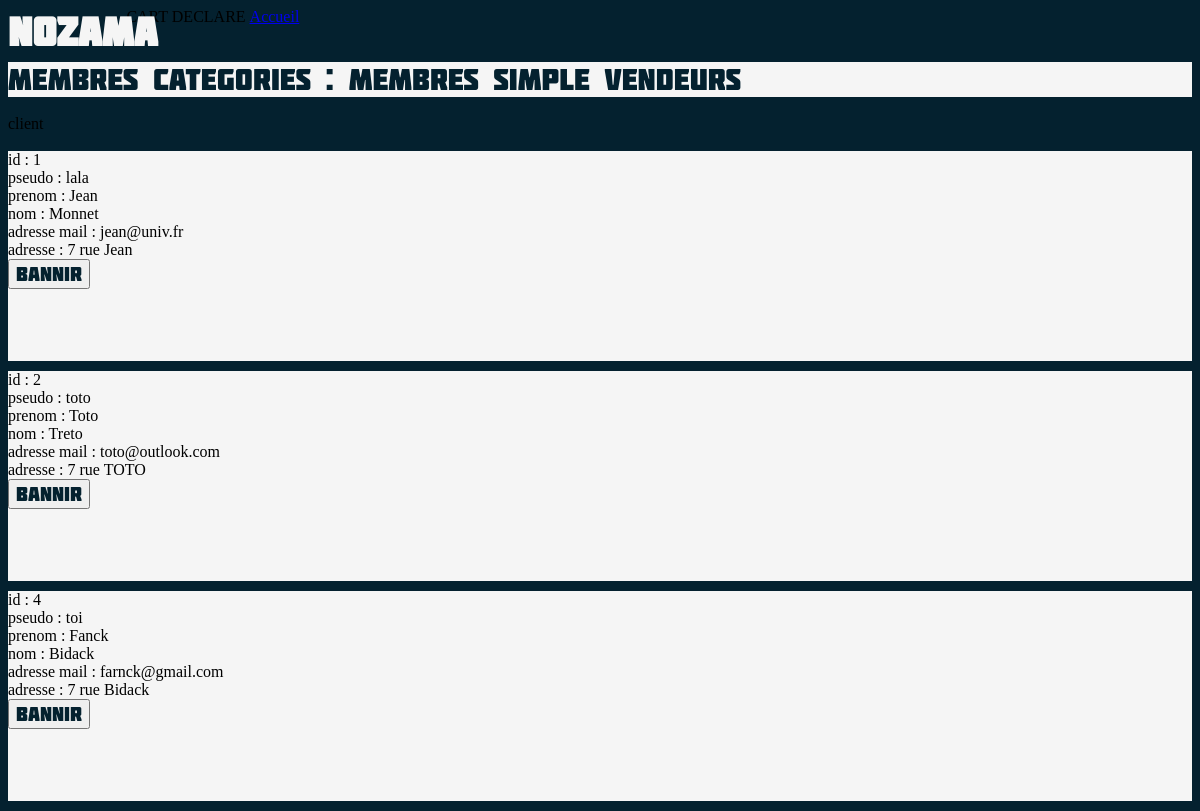
Page /membres.php?c=client on the committed database.
### tables this page shows
CREATE TABLE Membres (
 idMembre int AUTO_INCREMENT,
 pseudo varchar(40) NOT NULL,
 prenom varchar(20) DEFAULT NULL,
 nom varchar(20) DEFAULT NULL,
 mail varchar(40) DEFAULT NULL,
 adresse varchar(128) DEFAULT NULL,
 mdp varchar(256) DEFAULT NULL,
 typemembre	ENUM('client','vendeur','admin'),
 PRIMARY KEY (idMembre)
);

### membres.php (the view, shortened to what this page needs)
<?php
    require_once 'config.php';
    $host = "http://localhost:8000/";
    $categorie = $_GET['c'];
			$requete = "SELECT * FROM Membres where typemembre='$categorie'";
		    $resultat = $connexion->prepare($requete);
		    $resultat->execute();
?>
<!DOCTYPE html>
<html>
    <head>
        <link rel="stylesheet" type="text/css" href="<?=$host?>css/categories.css">
    </head>
    <body>
        <div class="logo" onclick="goHomepage()"><strong>NOZAMA</strong> </div>
            <a id = 'accueil' href="index.php">Accueil</a>
            <br>
            <br>
            <br>
		 <div id = "categories">
		           Membres
		            Categories :
		  <a class ="c" href =membres.php?c=client>Membres simple</a>
		  <a class ="c" href = membres.php?c=vendeur>Vendeurs</a>
            </div>
            <br>
            <div class="texte">
             <?php
            	echo $categorie ;
                 echo "<br>";
                 ?>
                 </div>
             <?php
			 echo "<br>";
            while($ligne = $resultat->fetch()) {
                echo "<div class = 'affiche'>";
                echo "<div class = 'box1'>";
                echo "id : ".$ligne['idMembre'];
                echo "<br>";
                echo "pseudo : ".$ligne['pseudo'];
                echo "<br>";
                echo "prenom : ".$ligne['prenom'];
                echo "<br>";
                echo "nom : ".$ligne['nom'];
                echo "<br>";
                echo "adresse mail : ".$ligne['mail'];
                echo "<br>";
                echo "adresse : ".$ligne['adresse'];
                echo "<br>";
                echo '<form action="bannir_traitement.php" method="post">';
                echo '<button type="submit" name="idMembre" value="'.$ligne['idMembre'].'" >Bannir</button></a>';
            	echo '</form>';
                echo "</div>";
                echo "</div>";
            }
            ?>
    </body>
</html>

### css/categories.css (style rules this page uses)
.logo { width:10%; font-family: "Molot"; font-size: 40px; float:left; align-content: space-between; position: relative; color: whitesmoke; }
#categories { font-size: 30px; background-color: whitesmoke; font-family: "Molot"; color: #04212f; align-content: space-between; }
.c { color: #04212f; text-decoration: none; }
button { font-family: "Molot"; font-size: 20px; color: #04212f; }
body { background-color: #04212f; }
.affiche { background-color: whitesmoke; margin-bottom: 10px; }
.affiche { display: grid; grid-template-columns: 1fr 1fr 1fr; grid-template-rows: 100px 100px; grid-gap: 10px; }
.box1 { grid-column: 1; grid-row: 1 / 3; }

### rows in the picture
membres: idMembre "1", pseudo "lala", prenom "Jean", nom "Monnet", mail "jean@univ.fr", adresse "7 rue Jean"
membres: idMembre "2", pseudo "toto", prenom "Toto", nom "Treto", mail "toto@outlook.com", adresse "7 rue TOTO"
membres: idMembre "4", pseudo "toi", prenom "Fanck", nom "Bidack", mail "farnck@gmail.com", adresse "7 rue Bidack"

### other values in the picture
$categorie "client"
